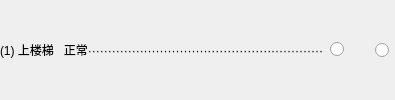
              <widget class="QWidget" name="widget_59" native="true">
               <property name="sizePolicy">
                <sizepolicy hsizetype="Preferred" vsizetype="Fixed">
                 <horstretch>0</horstretch>
                 <verstretch>0</verstretch>
                </sizepolicy>
               </property>
               <layout class="QHBoxLayout" name="horizontalLayout_50">
                <property name="leftMargin">
                 <number>0</number>
                </property>
                <property name="topMargin">
                 <number>0</number>
                </property>
                <property name="rightMargin">
                 <number>6</number>
                </property>
                <property name="bottomMargin">
                 <number>0</number>
                </property>
                <item>
                 <widget class="QLabel" name="label_68">
                  <property name="sizePolicy">
                   <sizepolicy hsizetype="Expanding" vsizetype="Fixed">
                    <horstretch>0</horstretch>
                    <verstretch>0</verstretch>
                   </sizepolicy>
                  </property>
                  <property name="text">
                   <string>(1) 上楼梯   正常···························································</string>
                  </property>
                  <property name="alignment">
                   <set>Qt::AlignLeading|Qt::AlignLeft|Qt::AlignVCenter</set>
                  </property>
                 </widget>
                </item>
                <item>
                 <widget class="QRadioButton" name="radioButton_100">
                  <property name="sizePolicy">
                   <sizepolicy hsizetype="Fixed" vsizetype="Fixed">
                    <horstretch>0</horstretch>
                    <verstretch>0</verstretch>
                   </sizepolicy>
                  </property>
                  <property name="layoutDirection">
                   <enum>Qt::RightToLeft</enum>
                  </property>
                  <property name="text">
                   <string/>
                  </property>
                 </widget>
                </item>
                <item>
                 <widget class="QRadioButton" name="radioButton_101">
                  <property name="sizePolicy">
                   <sizepolicy hsizetype="Fixed" vsizetype="Fixed">
                    <horstretch>0</horstretch>
                    <verstretch>0</verstretch>
                   </sizepolicy>
                  </property>
                  <property name="layoutDirection">
                   <enum>Qt::RightToLeft</enum>
                  </property>
                  <property name="text">
                   <string>    </string>
                  </property>
                 </widget>
                </item>
               </layout>
              </widget>
